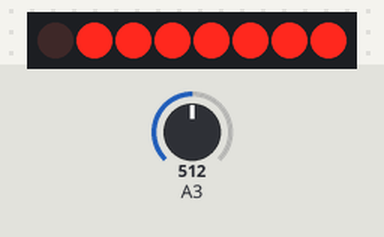
A sketch run on a simulated ATtiny85, built with avr-gcc and run on an emulated ATtiny85. Shown: 8 shift-register outputs drawn as a row of LEDs (first output left, lit = HIGH). Wiring (inferred from the names in the program): shift register (74HC595): data PB0; shift clock PB4; latch PB1. Wiring (inferred from the signals the program sends): row of LEDs: on Q0, Q1, Q2, Q3, Q4, Q5, Q6, Q7. The inputs (shaded band) are chosen by the test bench; at power-on: A3 = 512.

Above: at 1.5 s.
2.8 s: A3 set to 6
At 3.2 s:
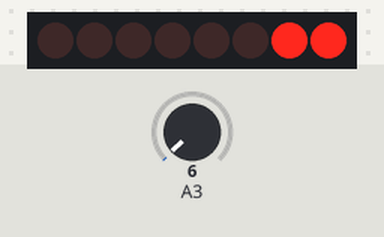
4.3 s: A3 set to 0
At 4.9 s:
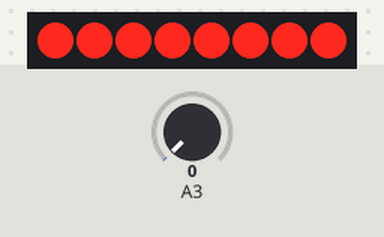
5.8 s: A3 set to 18
At 7.0 s:
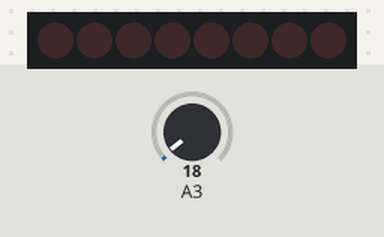
Timing chart, 0 to 8.8 s (numbered marks = the images above; inputs shaded):
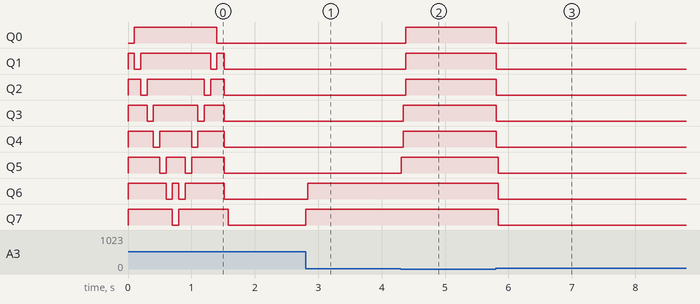

The sketch:

tinyEMF.ino
```cpp
// (licence header left out)
#define NUMREADINGS 8 // raise this number to increase data smoothing

int senseLimit = 15; // raise this number to decrease sensitivity (up to 1023 max)
int probePin = PB3;
int val = 0; // reading from probePin

int dataPin = PB0; // set shift register pins
int latchPin = PB1;
int clockPin = PB4;

int seq[15] = {1,2,4,8,16,32,64,128,64,32,16,8,4,2,1}; // test sequence matrix

// variables for smoothing
int readings[NUMREADINGS];                // the readings from the analog input
int index = 0;                            // the index of the current reading
int total = 0;                            // the running total
int average = 0;                          // final average of the probe reading

//CHANGE THIS TO affect the speed of the updates for numbers. Lower the number the faster it updates.
int updateTime = 5;

void setup() {
  pinMode(dataPin, OUTPUT);
  pinMode(latchPin, OUTPUT);
  pinMode(clockPin, OUTPUT);

  pinMode(probePin, INPUT);

  for (int i = 0; i < NUMREADINGS; i++)
    readings[i] = 0;                     // initialize all the readings to 0

  for (int n = 0; n < 15; n++)
    {
        digitalWrite(latchPin, LOW);                     // Pull latch LOW to start sending data
        shiftOut(dataPin, clockPin, MSBFIRST, seq[n]);   // Send the data
        digitalWrite(latchPin, HIGH);                    // Pull latch HIGH to stop sending data
        delay(100);
    }

  digitalWrite(latchPin, LOW);
  shiftOut(dataPin, clockPin, MSBFIRST, 0);
  digitalWrite(latchPin, HIGH);
}

void loop() {

  val = analogRead(probePin);  // take a reading from the probe

  if (val >= 0) {              // if the reading isn't zero, proceed

    val = constrain(val, 1, senseLimit);     // turn any reading higher than the senseLimit value into the senseLimit value
    val = map(val, 1, senseLimit, 1, 1023);  // remap the constrained value within a 1 to 1023 range
    val = constrain(val, 1, 1023);

    total -= readings[index];            // subtract the last reading
    readings[index] = val;               // read from the sensor
    total += readings[index];            // add the reading to the total
    index = (index + 1);                 // advance to the next index

    if (index >= NUMREADINGS)            // if we're at the end of the array...
      index = 0;                         // ...wrap around to the beginning

    average = total / NUMREADINGS;       // calculate the average

    if (average < 8) {
      digitalWrite(latchPin, LOW);
      shiftOut(dataPin, clockPin, MSBFIRST, 0);
      digitalWrite(latchPin, HIGH);
    }

    if ((average >= 8) && (average < 16)) {
      digitalWrite(latchPin, LOW);
      shiftOut(dataPin, clockPin, MSBFIRST, 1);
      digitalWrite(latchPin, HIGH);
    }

    if ((average >= 16) && (average <32)) {
      digitalWrite(latchPin, LOW);
      shiftOut(dataPin, clockPin, MSBFIRST, 3);
      digitalWrite(latchPin, HIGH);
    }

    if ((average >= 32) && (average < 64)) {
      digitalWrite(latchPin, LOW);
      shiftOut(dataPin, clockPin, MSBFIRST, 7);
      digitalWrite(latchPin, HIGH);
    }

    if ((average >= 64) && (average <125)) {
      digitalWrite(latchPin, LOW);
      shiftOut(dataPin, clockPin, MSBFIRST, 15);
      digitalWrite(latchPin, HIGH);
    }


    if ((average >= 125) && (average < 250)) {
      digitalWrite(latchPin, LOW);
      shiftOut(dataPin, clockPin, MSBFIRST, 31);
      digitalWrite(latchPin, HIGH);
    }

    if ((average >= 250) && (average < 500)) {
      digitalWrite(latchPin, LOW);
      shiftOut(dataPin, clockPin, MSBFIRST, 63);
      digitalWrite(latchPin, HIGH);
    }

    if ((average >= 500) && (average < 1000)) {
      digitalWrite(latchPin, LOW);
      shiftOut(dataPin, clockPin, MSBFIRST, 127);
      digitalWrite(latchPin, HIGH);
    }

    if (average > 1000) {
      digitalWrite(latchPin, LOW);
      shiftOut(dataPin, clockPin, MSBFIRST, 255);
      digitalWrite(latchPin, HIGH);
    }

    delay(updateTime);
  }
}
```

Measured:
- after the input at 2.8 s, Q6, Q7: LOW → HIGH at once
- after the input at 4.3 s, Q0–2: LOW → HIGH after 0.08 s; Q3–5: LOW → HIGH at once
- after the input at 5.8 s, Q0–7: HIGH → LOW at once
